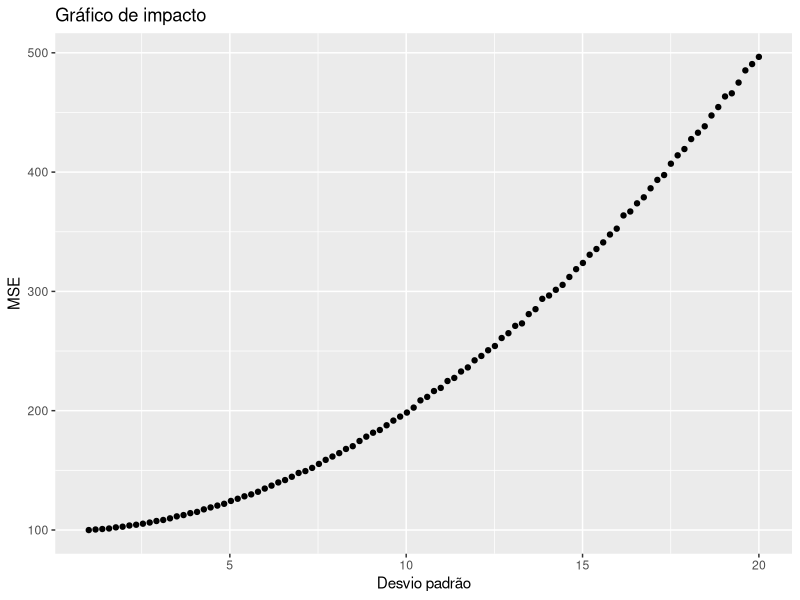

The R script that drew this image:
## ---- chunk 1
library("tidyverse")
library("ggplot2")
## ---- chunk 2
n = 100
num_iter = 1000

# Vetor com valores de desvio-padrÃ£o entre 0 e 20
std_vector = seq(1, 20, length.out = 100)
std_vector

std_vector = sort(std_vector, decreasing = TRUE)
std_vector

MSE_vector = rep(0,length(std_vector))
MSE        = rep(0,num_iter)

x = c(1:100)
x


h_x <- 3*x + 30
h_x


for (k in 1:length(std_vector)){
  
  for (i in 1:num_iter){
  
    epsilon <- rnorm(n, 0, std_vector[k])

    y <- h_x + epsilon
    

    h_x_estimado <- 2.8*x + 32

    MSE[i] = (1/n)*sum(((y - h_x_estimado)^2))
  }
  MSE_vector[k] = mean(MSE)
}
  
## ---- chunk 3
df_vector <- data.frame(std_vector, MSE_vector)
df_vector %>% ggplot() +
  geom_point(aes(x = std_vector, y = MSE_vector)) +
  labs(title = "Gráfico de impacto", x = "Desvio padrão", y = "MSE")
